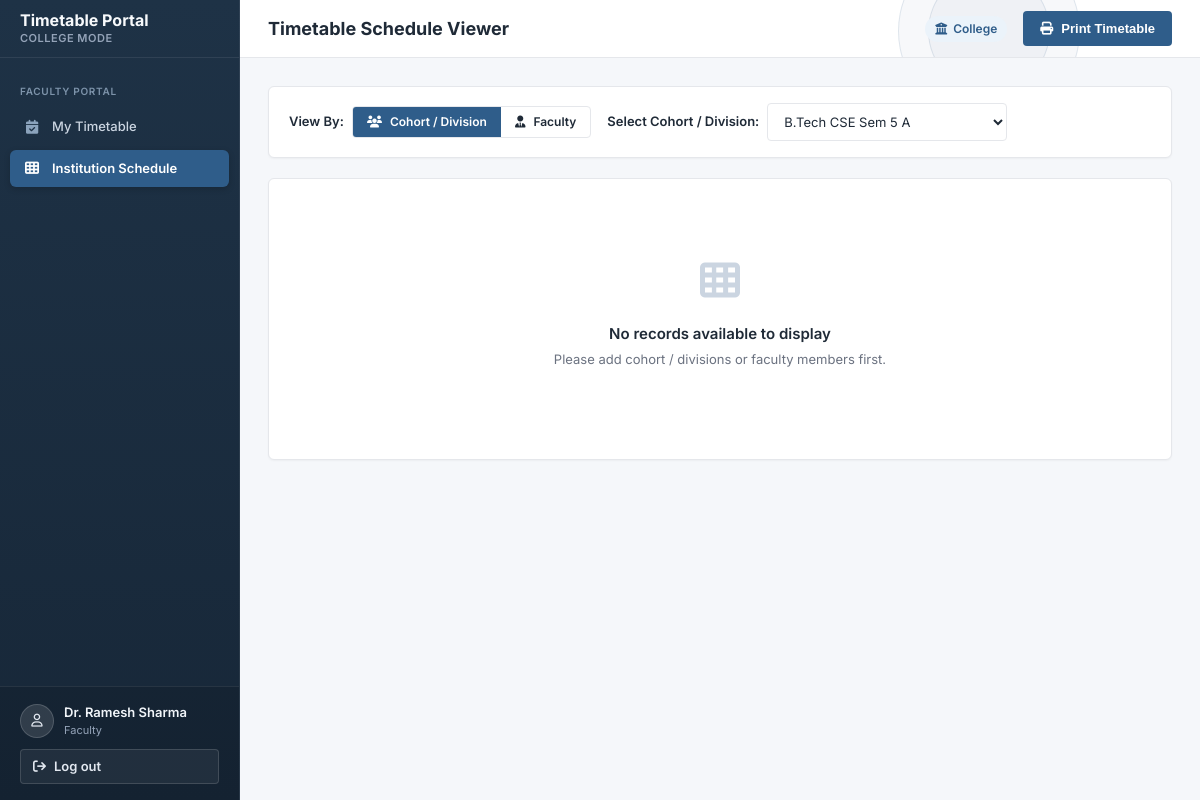
/timetable/view?id=2566 (signed in), run on the app's committed database.
### tables this page shows
CREATE TABLE settings (
    key TEXT PRIMARY KEY,
    value TEXT NOT NULL
);

CREATE TABLE users (
    id INTEGER PRIMARY KEY AUTOINCREMENT,
    name TEXT NOT NULL,
    email TEXT UNIQUE NOT NULL,
    password_hash TEXT NOT NULL,
    role TEXT NOT NULL CHECK(role IN ('admin', 'faculty'))
);

### app.py (the view)
@app.route("/timetable/view")
@login_required()
def timetable_view():
    view_type = request.args.get("type", "group")  # 'group' or 'faculty'
    item_id = request.args.get("id", type=int)
    cur = g.db.cursor()
    cur.execute("SELECT * FROM groups ORDER BY name ASC")
    all_groups = cur.fetchall()
    cur.execute(
        """
        SELECT f.id, u.name, f.department
        FROM faculty f
        JOIN users u ON f.user_id = u.id
        ORDER BY u.name ASC
        """
    )
    all_faculty = cur.fetchall()
    cur.execute("SELECT * FROM timeslots ORDER BY start_time ASC")
    timeslots = cur.fetchall()
    selected_item = None
    grid_data = {d: {} for d in DAYS_OF_WEEK}
    if view_type == "faculty":
        if not item_id and all_faculty:
            item_id = all_faculty[0]["id"]
        if item_id:
            cur.execute(
                """
                SELECT f.id, u.name, f.department, f.designation
                FROM faculty f JOIN users u ON f.user_id = u.id
                WHERE f.id = ?
                """,
                (item_id,)
            )
            selected_item = cur.fetchone()
            cur.execute(
                """
                SELECT t.id, t.day, t.timeslot_id, t.subject_id,
                       s.name AS subject_name, s.code AS subject_code,
                       g.name AS group_name, r.name AS room_name
                FROM timetable t
                JOIN subjects s ON t.subject_id = s.id
                JOIN groups g ON t.group_id = g.id
                JOIN rooms r ON t.room_id = r.id
                WHERE t.faculty_id = ?
                """,
                (item_id,)
            )
            for row in cur.fetchall():
                if row["day"] in grid_data:
                    grid_data[row["day"]][row["timeslot_id"]] = row
    else:
        view_type = "group"
        if not item_id and all_groups:
            item_id = all_groups[0]["id"]
        if item_id:
            cur.execute("SELECT * FROM groups WHERE id = ?", (item_id,))
            selected_item = cur.fetchone()
            cur.execute(
                """
                SELECT t.id, t.day, t.timeslot_id, t.subject_id,
                       s.name AS subject_name, s.code AS subject_code,
                       u.name AS faculty_name, r.name AS room_name
                FROM timetable t
                JOIN subjects s ON t.subject_id = s.id
                JOIN faculty f ON t.faculty_id = f.id
                JOIN users u ON f.user_id = u.id
                JOIN rooms r ON t.room_id = r.id
                WHERE t.group_id = ?
                """,
                (item_id,)
            )
            for row in cur.fetchall():
                if row["day"] in grid_data:
                    grid_data[row["day"]][row["timeslot_id"]] = row
    return render_template(
        "timetable_view.html",
        view_type=view_type,
        item_id=item_id,
        selected_item=selected_item,
        all_groups=all_groups,
        all_faculty=all_faculty,
        timeslots=timeslots,
        grid_data=grid_data
    )

### templates/timetable_view.html (shortened to what this page needs)
{% extends "base.html" %}
{% block header_title %}Timetable Schedule Viewer{% endblock %}
{% block header_actions %}
<button class="btn btn-primary no-print" onclick="window.print()">
  <i class="fa-solid fa-print"></i>
  <span>Print Timetable</span>
</button>
{% endblock %}
{% block content %}
<div class="card no-print" style="padding: 16px 20px; margin-bottom: 20px;">
  <form method="GET" action="{{ url_for('timetable_view') }}" style="display: flex; align-items: center; justify-content: space-between; flex-wrap: wrap; gap: 14px;">
    <div style="display: flex; align-items: center; gap: 16px; flex-wrap: wrap;">
      <div style="display: flex; align-items: center; gap: 8px;">
        <span style="font-weight: 600; font-size: 13px;">View By:</span>
        <div style="display: inline-flex; border: 1px solid var(--border); border-radius: var(--radius-sm); overflow: hidden;">
          <a href="{{ url_for('timetable_view', type='group') }}"
             class="btn {% if view_type == 'group' %}btn-primary{% else %}btn-outline{% endif %}"
             style="border-radius: 0; border: none; padding: 6px 14px; font-size: 12px;">
            <i class="fa-solid fa-users"></i>
            <span>{{ group_label }}</span>
          </a>
          <a href="{{ url_for('timetable_view', type='faculty') }}"
             class="btn {% if view_type == 'faculty' %}btn-primary{% else %}btn-outline{% endif %}"
             style="border-radius: 0; border: none; padding: 6px 14px; font-size: 12px;">
            <i class="fa-solid fa-user-tie"></i>
            <span>Faculty</span>
          </a>
        </div>
      </div>
      <div style="display: flex; align-items: center; gap: 8px;">
        <label for="filter_id" style="font-weight: 600; font-size: 13px;">
          Select {{ 'Faculty Member' if view_type == 'faculty' else group_label }}:
        </label>
        <select id="filter_id" name="id" class="form-control" style="width: auto; min-width: 240px;" onchange="this.form.submit()">
          {% if view_type == 'faculty' %}
            {% for f in all_faculty %}
              <option value="{{ f.id }}" {% if f.id == item_id %}selected{% endif %}>
                {{ f.name }} ({{ f.department }})
              </option>
            {% endfor %}
          {% else %}
            {% for g in all_groups %}
              <option value="{{ g.id }}" {% if g.id == item_id %}selected{% endif %}>
                {{ g.name }}
              </option>
            {% endfor %}
          {% endif %}
        </select>
      </div>
    </div>
  </form>
</div>
{% if selected_item %}
  <div class="card" style="padding: 0; overflow: hidden;">
    <div class="no-print" style="padding: 16px 20px; border-bottom: 1px solid var(--border); display: flex; align-items: center; justify-content: space-between;">
      <h3 style="font-size: 15px; font-weight: 700; color: var(--text);">
        {% if view_type == 'faculty' %}
          Schedule for: <span style="color: var(--primary);">{{ selected_item.name }}</span> ({{ selected_item.department }})
        {% else %}
          Schedule for: <span style="color: var(--primary);">{{ selected_item.name }}</span>
        {% endif %}
      </h3>
      <span class="badge-tag">
        <i class="fa-solid fa-calendar-check"></i>
        <span>Weekly Plan</span>
      </span>
    </div>
    {% if timeslots %}
      <div class="timetable-container" style="border: none; border-radius: 0; box-shadow: none;">
        <table class="timetable-grid">
          <thead>
            <tr>
              <th class="day-col">Day / Period</th>
              {% for ts in timeslots %}
                <th>
                  <div>{{ ts.label }}</div>
                  <div class="time-header">{{ ts.start_time }} - {{ ts.end_time }}</div>
                </th>
              {% endfor %}
            </tr>
          </thead>
          <tbody>
            {% for day in days_of_week %}
              <tr>
                <th class="day-col">{{ day }}</th>
                {% for ts in timeslots %}
                  {% set entry = grid_data[day].get(ts.id) %}
                  <td class="timetable-cell">
                    {% if entry %}
                      {% set color_idx = (entry.subject_id % 8) + 1 %}
                      <div class="slot-card pastel-{{ color_idx }}">
                        <div>
                          <div class="slot-subject">
                            <span title="{{ entry.subject_name }}">{{ entry.subject_name }}</span>
                            <span class="slot-code">{{ entry.subject_code }}</span>
                          </div>
                          <div class="slot-details">
                            {% if view_type == 'faculty' %}
                              <div class="slot-detail-item" title="{{ entry.group_name }}">
                                <i class="fa-solid fa-users"></i>
                                <span>{{ entry.group_name }}</span>
                              </div>
                            {% else %}
                              <div class="slot-detail-item" title="{{ entry.faculty_name }}">
                                <i class="fa-solid fa-chalkboard-user"></i>
                                <span>{{ entry.faculty_name }}</span>
                              </div>
                            {% endif %}
                            <div class="slot-detail-item" title="{{ entry.room_name }}">
                              <i class="fa-solid fa-location-dot"></i>
                              <span>{{ entry.room_name }}</span>
                            </div>
                          </div>
                        </div>
                      </div>
                    {% else %}
                      <div style="height: 100%; min-height: 70px; display: flex; align-items: center; justify-content: center; color: #CBD5E1; font-size: 12px;">
                        —
                      </div>
                    {% endif %}
                  </td>
                {% endfor %}
              </tr>
            {% endfor %}
          </tbody>
        </table>
      </div>
    {% else %}
      <div class="empty-state">
        <div class="empty-state-icon"><i class="fa-regular fa-clock"></i></div>
        <div class="empty-state-title">No periods configured</div>
        <div class="empty-state-text">Timeslots have not been added to the system yet.</div>
      </div>
    {% endif %}
  </div>
{% else %}
  <div class="card">
    <div class="empty-state">
      <div class="empty-state-icon"><i class="fa-solid fa-table-cells"></i></div>
      <div class="empty-state-title">No records available to display</div>
      <div class="empty-state-text">Please add {{ group_label|lower }}s or faculty members first.</div>
    </div>
  </div>
{% endif %}
{% endblock %}

### templates/base.html (shortened to what this page needs)
<!DOCTYPE html>
<html lang="en">
<head>
  <link rel="stylesheet" href="https://cdnjs.cloudflare.com/ajax/libs/font-awesome/6.5.1/css/all.min.css">
  <link rel="stylesheet" href="{{ url_for('static', filename='css/style.css') }}">
</head>
<body>
  <div class="app-layout">
    <aside class="sidebar" id="sidebar">
      <div class="sidebar-header">
        <div>
          <div class="sidebar-title">Timetable Portal</div>
          <div class="sidebar-sub">{{ institution_type|capitalize }} Mode</div>
        </div>
      </div>
      <nav class="sidebar-nav">
        {% if current_user and current_user.role == 'admin' %}
          <div class="nav-section-title">Main</div>
          <a href="{{ url_for('dashboard') }}" class="nav-link {% if request.path == url_for('dashboard') %}active{% endif %}">
            <i class="fa-solid fa-chart-pie"></i>
            <span>Dashboard</span>
          </a>
          <div class="nav-section-title">Timetable</div>
          <a href="{{ url_for('timetable_builder') }}" class="nav-link {% if request.path.startswith('/timetable/builder') %}active{% endif %}">
            <i class="fa-solid fa-calendar-plus"></i>
            <span>Timetable Builder</span>
          </a>
          <a href="{{ url_for('timetable_view') }}" class="nav-link {% if request.path.startswith('/timetable/view') %}active{% endif %}">
            <i class="fa-solid fa-table-cells"></i>
            <span>View Timetables</span>
          </a>
          <div class="nav-section-title">Academic Records</div>
          <a href="{{ url_for('faculty_list') }}" class="nav-link {% if request.path.startswith('/faculty') %}active{% endif %}">
            <i class="fa-solid fa-user-tie"></i>
            <span>Faculty</span>
          </a>
          <a href="{{ url_for('subjects_list') }}" class="nav-link {% if request.path.startswith('/subjects') %}active{% endif %}">
            <i class="fa-solid fa-book-open"></i>
            <span>Subjects</span>
          </a>
          <a href="{{ url_for('groups_list') }}" class="nav-link {% if request.path.startswith('/groups') %}active{% endif %}">
            <i class="fa-solid fa-users"></i>
            <span>{{ group_label }}s</span>
          </a>
          <a href="{{ url_for('rooms_list') }}" class="nav-link {% if request.path.startswith('/rooms') %}active{% endif %}">
            <i class="fa-solid fa-door-open"></i>
            <span>Rooms & Labs</span>
          </a>
          <a href="{{ url_for('timeslots_list') }}" class="nav-link {% if request.path.startswith('/timeslots') %}active{% endif %}">
            <i class="fa-solid fa-clock"></i>
            <span>Periods / Timeslots</span>
          </a>
          <div class="nav-section-title">System</div>
          <a href="{{ url_for('settings') }}" class="nav-link {% if request.path.startswith('/settings') %}active{% endif %}">
            <i class="fa-solid fa-sliders"></i>
            <span>Settings</span>
          </a>
        {% elif current_user and current_user.role == 'faculty' %}
          <div class="nav-section-title">Faculty Portal</div>
          <a href="{{ url_for('my_timetable') }}" class="nav-link {% if request.path == url_for('my_timetable') %}active{% endif %}">
            <i class="fa-solid fa-calendar-check"></i>
            <span>My Timetable</span>
          </a>
          <a href="{{ url_for('timetable_view') }}" class="nav-link {% if request.path == url_for('timetable_view') %}active{% endif %}">
            <i class="fa-solid fa-table-cells"></i>
            <span>Institution Schedule</span>
          </a>
        {% endif %}
      </nav>
      <div class="sidebar-footer">
        <div class="user-badge">
          <div class="user-avatar">
            <i class="fa-regular fa-user"></i>
          </div>
          <div class="user-info">
            <span class="user-name" title="{{ current_user.name }}">{{ current_user.name }}</span>
            <span class="user-role">{{ current_user.role }}</span>
          </div>
        </div>
        <a href="{{ url_for('logout') }}" class="btn btn-outline" style="width: 100%; justify-content: flex-start; padding: 7px 12px;">
          <i class="fa-solid fa-arrow-right-from-bracket"></i>
          <span>Log out</span>
        </a>
      </div>
    </aside>
    <div class="main-wrapper">
      <header class="topbar">
        <div class="topbar-left">
          <h1 class="page-title">{% block header_title %}Dashboard{% endblock %}</h1>
        </div>
        <div class="topbar-right">
          <span class="badge-tag">
            <i class="fa-solid fa-building-columns"></i>
            <span>{{ institution_type|capitalize }}</span>
          </span>
          {% block header_actions %}{% endblock %}
        </div>
      </header>
      <main class="content-area">
        {% block content %}{% endblock %}
      </main>
    </div>
  </div>
</body>
</html>

### data on the page
settings: value "COLLEGE", value "College"
users: name "Dr. Ramesh Sharma"

### other printed values
{{ current_user.role }} "Faculty"
{{ group_label }} "Cohort / Division"
{{ 'Faculty Member' if view_type == 'faculty' else group_label }} "Cohort / Division"
{{ group_label|lower }} "cohort / division"
form field id "B.Tech CSE Sem 5 A"
